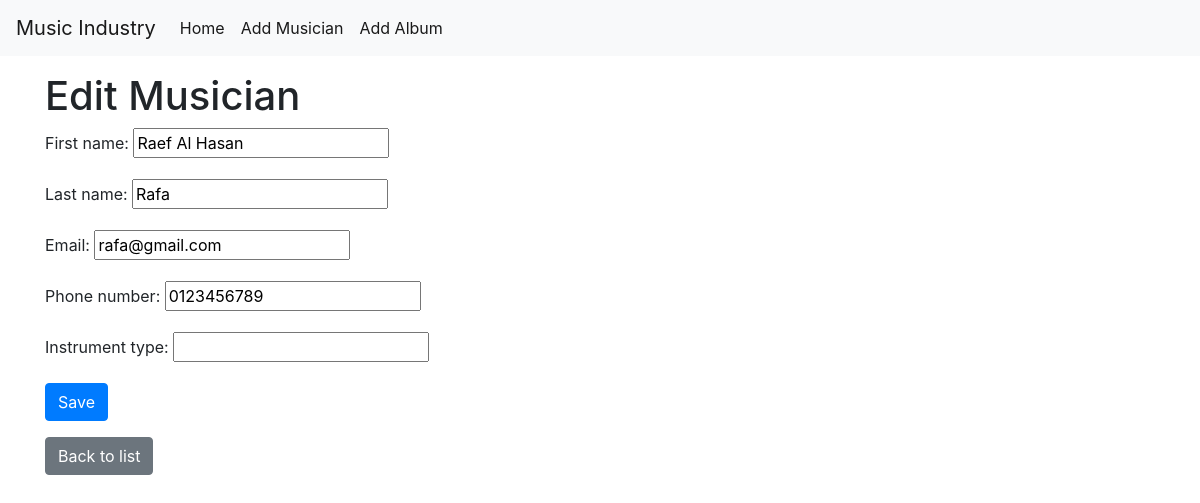
The page /musician/3/ on the database its author committed.
### directory/models.py (models this page shows, shortened)
class Musician(models.Model):
    first_name = models.CharField(max_length = 30)
    last_name = models.CharField(max_length = 30)
    email = models.EmailField()
    phone_number = models.CharField(max_length = 15)
    instrument_type = models.CharField(max_length = 50,null = True)

### directory/views.py (the view)
# urls.py: path('musician/<int:pk>/', views.musician_detail, name='musician_detail'),
def musician_detail(request, pk):
    musician = get_object_or_404(Musician, pk=pk)
    if request.method == "POST":
        form = MusicianForm(request.POST, instance=musician)
        if form.is_valid():
            form.save()
            return redirect('musician_list')
    else:
        form = MusicianForm(instance=musician)
    return render(request, 'directory/musician_detail.html', {'form': form})

### directory/forms.py
class MusicianForm(forms.ModelForm):
    class Meta:
        model = Musician
        fields = '__all__'

### directory/templates/directory/musician_detail.html (shortened to what this page needs)
{% extends 'directory/base.html' %}
{% block content %}
<h1>Edit Musician</h1>
<form method="post" class="form">
    {{ form.as_p }}
    <button type="submit" class="btn btn-primary">Save</button>
</form>
<a href="{% url 'musician_list' %}" class="btn btn-secondary mt-3">Back to list</a>
{% endblock %}

### rows shown on the page
Musician: first_name "Raef Al Hasan", last_name "Rafa", email "rafa@gmail.com", phone_number "0123456789"
